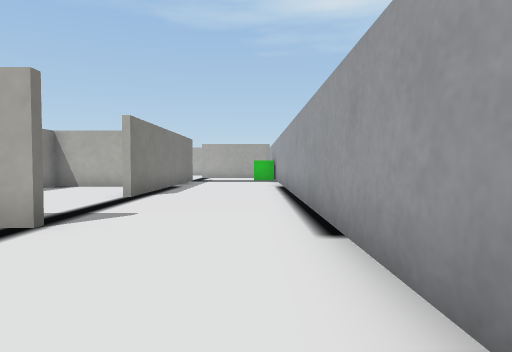
View 1 (above)

24 first-person views from a walk through a robot-simulator world made for Webots. The camera is 0.04 m above the floor, tilts 2° down and sees 75° across. The floor is counted in squares, 0.05 m on a side. Each view is taken from the middle of a square. On the plan, view 1 faces up. The plan holds only what a view shows up to about 12 squares ahead; the rest is blank. The place goes on beyond the plan. Robots are left out. Simple shapes and patterns stand in for the simulator's stock objects.

View 2
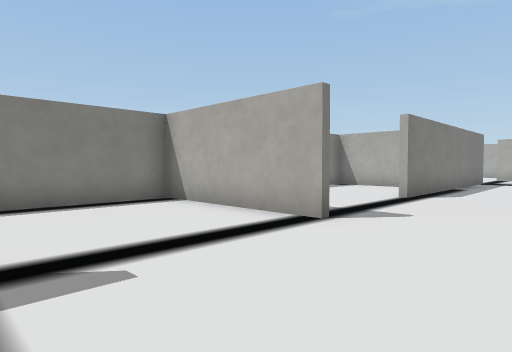

View 3
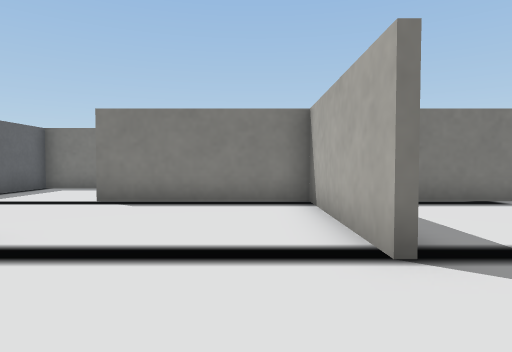

View 4
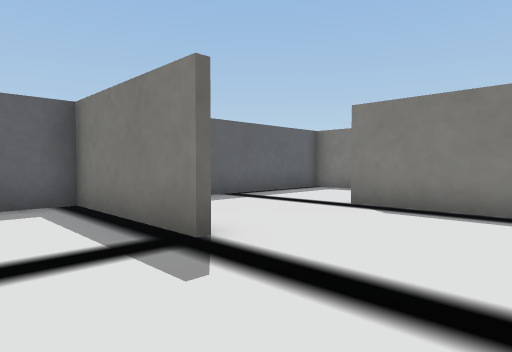

View 5
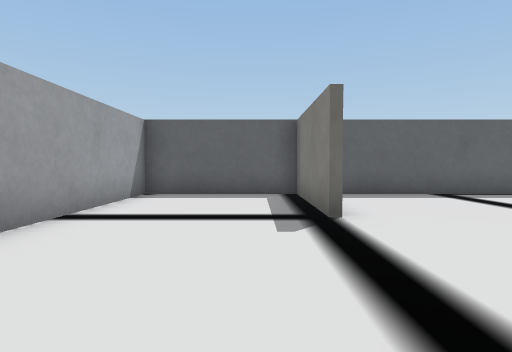

View 6
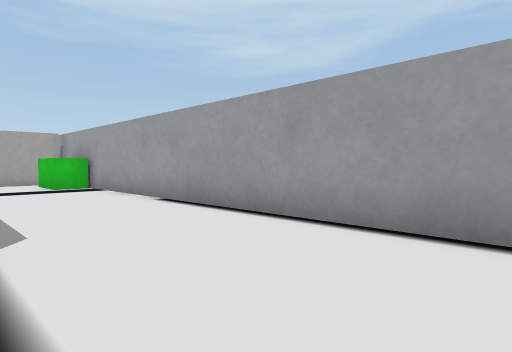

View 7
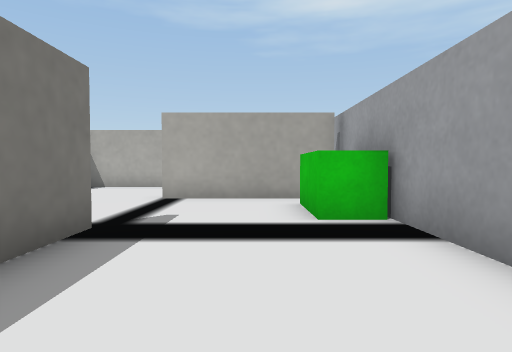

View 8
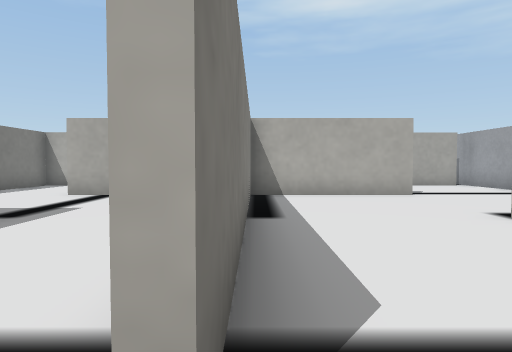

View 9
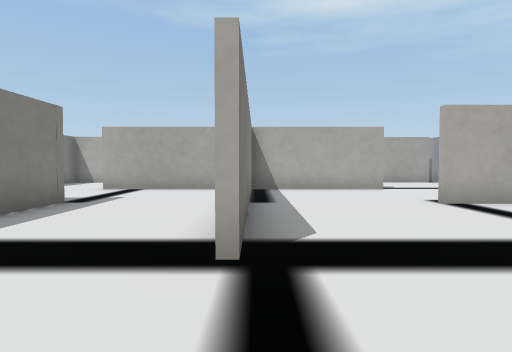

View 10
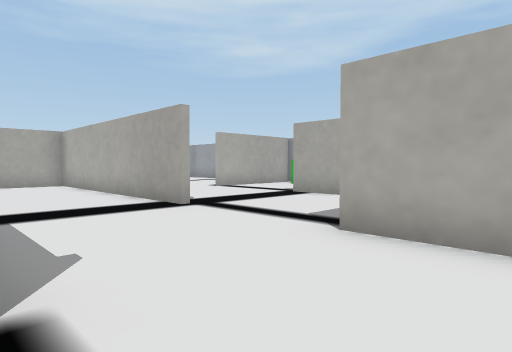

View 11
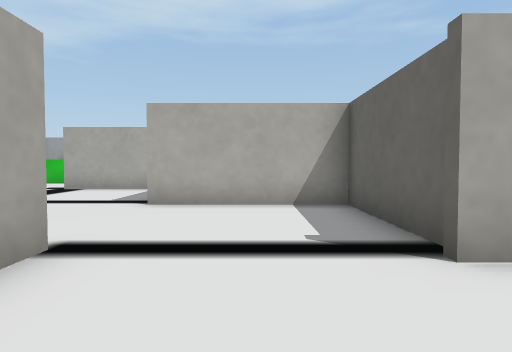

View 12
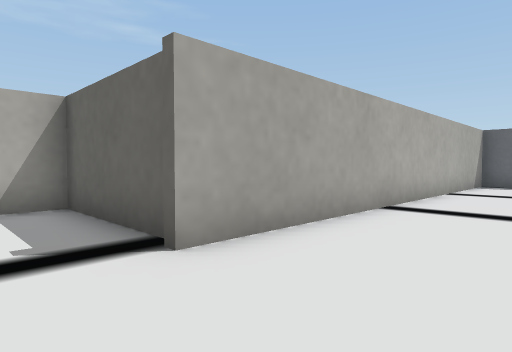

View 13
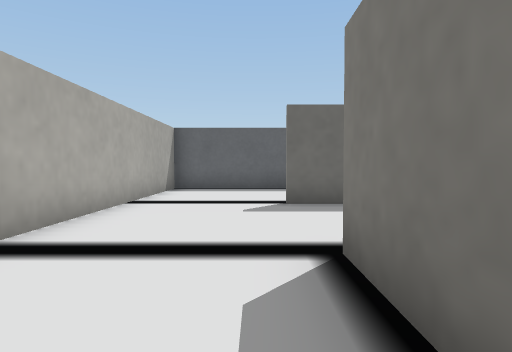

View 14
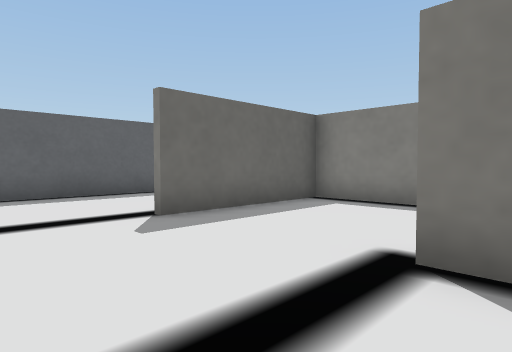

View 15
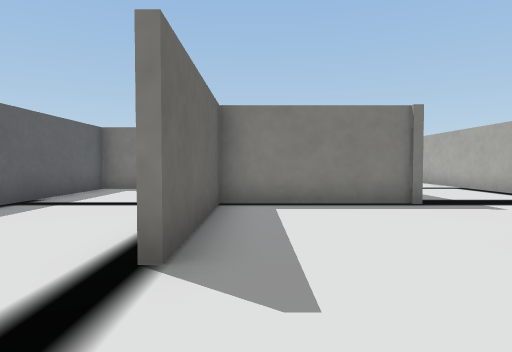

View 16
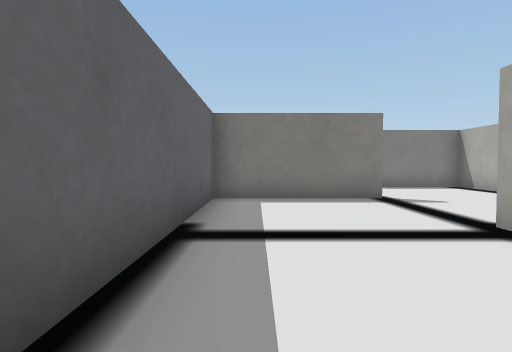

View 17
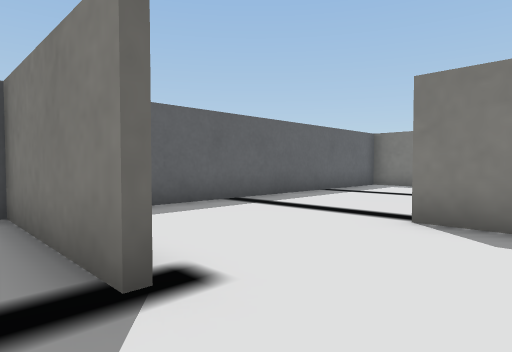

View 18
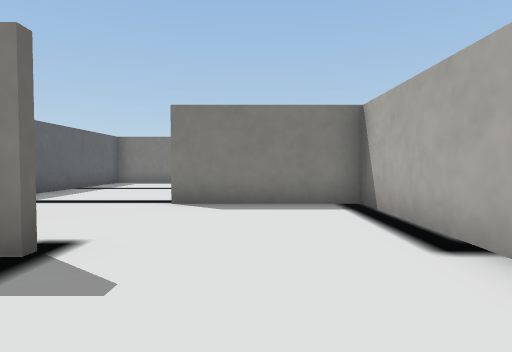

View 19
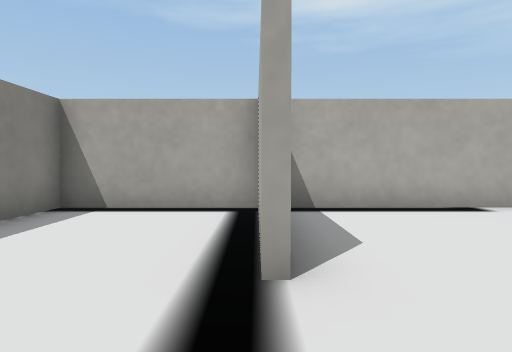

View 20
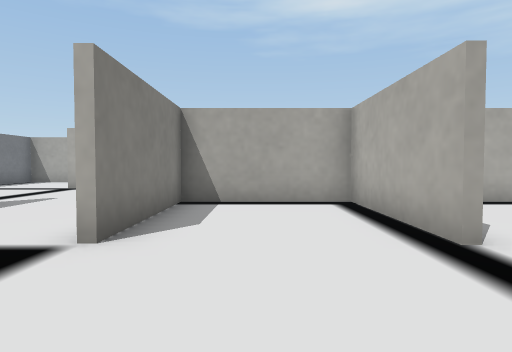

View 21
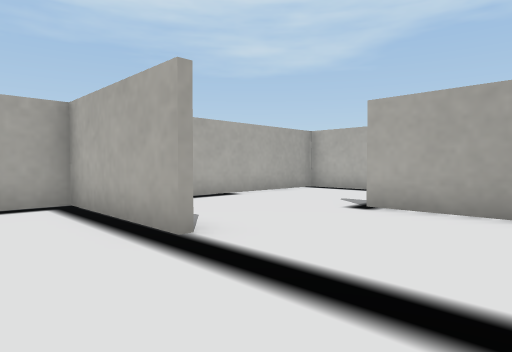

View 22
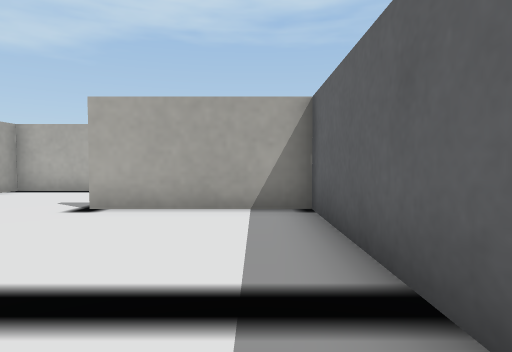

View 23
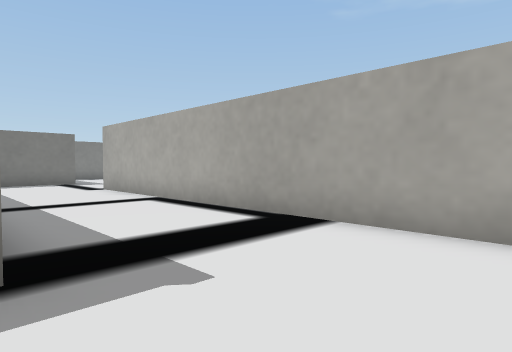

View 24
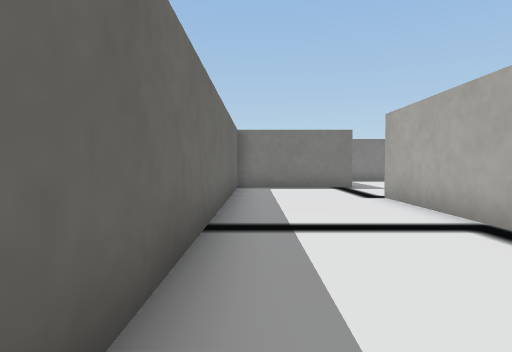

### Floor plan
Points are (right, up) in squares from view 1. A wall is a line through its corners. A room is listed if a view was taken in it or the views show most of it. See-through windows are left out.
Room 1 (views 1, 2, 3, 4, 5, 6, 7, 8, 9, 10, 11, 12, 13, 14, 15, 16, 17, 18, 19, 20, 21, 22, 23, 24)
walls: (-11, 20.1) (-11, 18.2); (-10.9, 11.9) (-11.5, 11.9); (-7.4, 15.7) (-7.4, 23.4); (-16.5, 8.1) (-27.1, 8.1); (-14.8, 27.1) (-14.8, 25.2); (-10.9, 8.2) (-7.4, 8.2) (-7.4, 12.2); (-7.2, 23.1) (-7.2, 15.7); (-7.6, 23.7) (-12, 23.7); (-14.8, 6.1) (-14.8, 4); (-7.2, 8.6) (-7.2, 6.5); (-4.7, 11.9) (-7.2, 11.9) (-7.2, 11.2); (-18.8, 4.4) (-18.8, 0.3) (-14.6, 0.3); (-3.1, 16.2) (-3.1, 8.1); (-3.3, 13.4) (-3.3, 16.2); (-2.9, 23.7) (-7.1, 23.7); (-19, 1.9) (-19, 4.2) (-30.6, 4.2) (-30.6, 0.2); (-26.8, 4.2) (-26.8, 0.2); (-30.6, 8.4) (-30.6, 4.4) (-19.8, 4.4); (0.9, 19.8) (-3.2, 19.8); (-22.9, 0) (-22.9, -4) (-11.3, -4) (-11.3, 8.4); (-2.8, 4.2) (-7.2, 4.2) (-7.2, -0.5); (1, 25.4) (1, 27); (-11, -2.3) (-11, -4) (-4.2, -4); (-27, 0.2) (-27, 4.2); (-3.1, 0) (-3.1, -4) (1, -4) (1, 20.6); (-32.5, -4) (-23.1, -4) (-23.1, 0)
objects: green box (0, 17) to (0, 19)

Where each view was taken, in squares from view 1:
view 1: 0 up, 0 right, facing up
view 2: 0 up, 0 right, facing up-left
view 3: 3 up, 0 right, facing left
view 4: 3 up, 1 left, facing down-left
view 5: 5 up, 2 left, facing down
view 6: 5 up, 3 left, facing up-right
view 7: 12 up, 1 left, facing up
view 8: 15 up, 7 left, facing up
view 9: 13 up, 7 left, facing up
view 10: 10 up, 11 left, facing up-right
view 11: 10 up, 14 left, facing right
view 12: 10 up, 14 left, facing down-right
view 13: 7 up, 14 left, facing down
view 14: 5 up, 12 left, facing down-left
view 15: 1 up, 12 left, facing left
view 16: 3 down, 15 left, facing left
view 17: 2 up, 22 left, facing down-left
view 18: 2 up, 20 left, facing left
view 19: 2 down, 27 left, facing up
view 20: 3 down, 29 left, facing up
view 21: 3 down, 29 left, facing up-right
view 22: 3 down, 29 left, facing right
view 23: 4 up, 16 left, facing up-left
view 24: 5 up, 19 left, facing left
